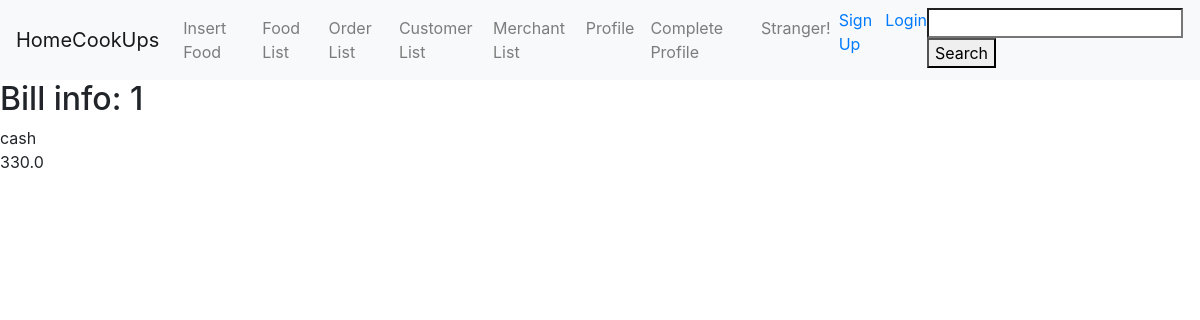
Page /Bill/ on the earlier database version.
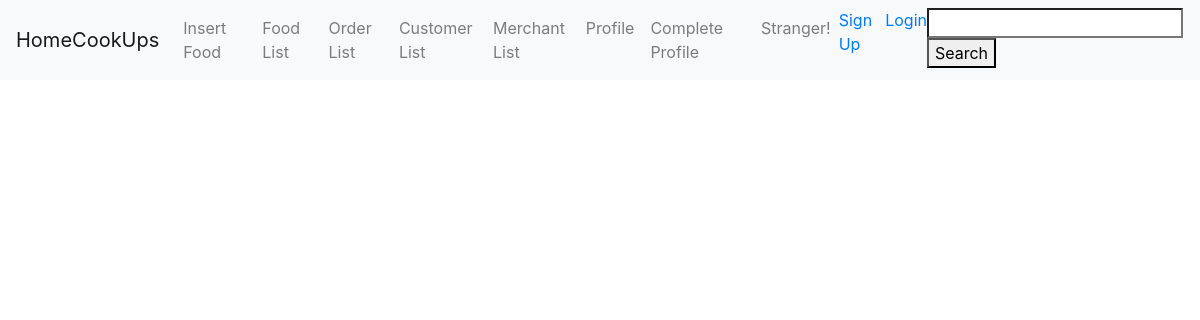
Same page on the later database version.
### BillManagement/models.py (models this page shows, shortened)
class Bill(models.Model):
    Payment_Type = models.CharField(max_length=100)
    Total_Price = models.FloatField(max_length=200)
    order = models.ForeignKey(Order, on_delete=models.SET_NULL, null=True)
    customer = models.ForeignKey(Customer, on_delete=models.SET_NULL, null=True)

### BillManagement/views.py (the view)
# urls.py: path('Bill/', bill_views.showBills, name='Bill'),
def showBills(request):
    billList = Bill.objects.all()
    context = {
        'Bill': billList
    }
    return render(request,'BillManagement/BillList.html', context)

### templates/BillManagement/BillList.html
{% extends 'merchant_base.html' %}
{% block content %}
    {% for b in Bill %}
        <h2>Bill info:  {{ b.id }} </h2>
        {{ b.Payment_Type }} <br>
        {{ b.Total_Price}} <br>
    {% endfor %}
{% endblock content %}

Differences in the rows shown:
removed Bill: id "1", Payment_Type "cash", Total_Price "330.0"
